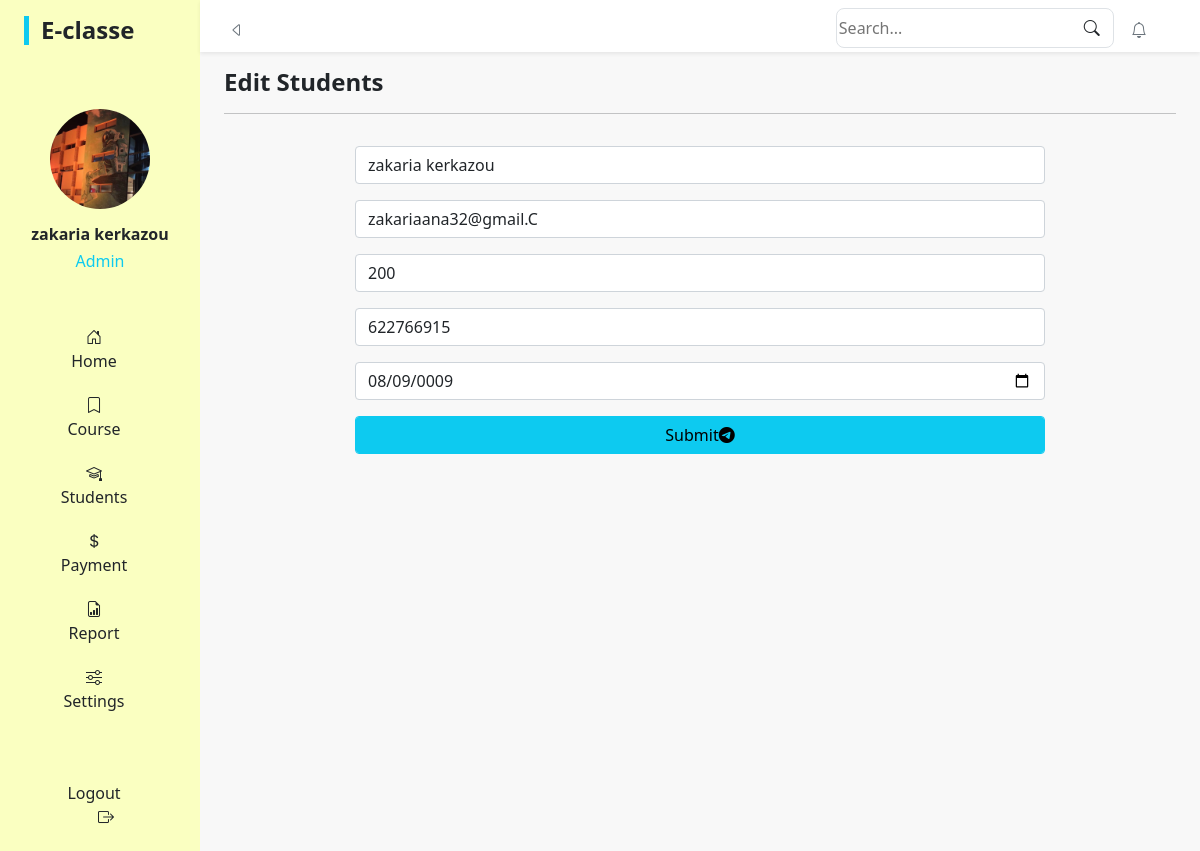
/edit-student.php?id=28 (signed in), run on the app's committed database.
### tables this page shows
CREATE TABLE `students` (
  `id` int(11) NOT NULL,
  `name` varchar(20) NOT NULL,
  `email` varchar(20) NOT NULL,
  `phone` int(10) NOT NULL,
  `enroll` int(15) NOT NULL,
  `date` date NOT NULL
);

### edit-student.php (the view, shortened to what this page needs)
<!DOCTYPE html>
<html lang="en">
<head>
    <link rel="stylesheet" href="bootstrap.min.css">
    <link rel="stylesheet" href="https://cdn.jsdelivr.net/npm/bootstrap-icons@1.7.2/font/bootstrap-icons.css">
</head>
<body>
    <section class="d-sm-flex overflow-hidden" style="background-color: #F8F8F8;">
        <div class="col-sm-2 pt-3" style="background-color: #FAFFC1;">
            <?php
                include 'sidebar.php'
            ?>
        </div>
        <div class="col-md-10 mb-5">
            <div class="pt-2 px-3 d-flex justify-content-between align-items-center shadow-sm" style="background-color: #FFFFFF;">
                <?php
                    include 'navb.php'
                ?>
            </div>
            <div class="mt-3 mx-4">
                <h4 class="fw-bold">Edit Students</h4>
                <hr>
                <?php
                    include 'connect.php';
                    $id = $_GET['id'];
                    $query = "SELECT * FROM students WHERE id = $id";
                    $result = mysqli_query($connect , $query);
                    $edit_student = mysqli_fetch_assoc($result);
                ?>
                <div class="overflow-auto" style="width: 100%;">
                    <form method="POST" class="w-75 container" action="">
                        <input class="form-control my-3" name="name" value="<?php echo $edit_student['name'];?>" placeholder="Name" type="text" required>
                        <input class="form-control my-3" name="email" value="<?php echo $edit_student['email'];?>" placeholder="Email" type="text" required>
                        <input class="form-control my-3" name="phone" value="<?php echo $edit_student['phone'];?>" placeholder="Phone" type="text" required>
                        <input class="form-control my-3" name="enroll" value="<?php echo $edit_student['enroll'];?>" placeholder="Enroll" type="text" required>
                        <input class="form-control my-3" name="date" value="<?php echo $edit_student['date'];?>" placeholder="Date" type="date" required>
                        <button class="form-control btn-info my-3" name="save" type="submit">Submit<i class="bi bi-telegram"></i></button>
                    </form>
                </div>
            </div>
        </div>
    </section>
</body>
</html>

### data on the page
students: name "zakaria kerkazou", email "zakariaana32@gmail.C", phone "200", enroll "622766915", date "08/09/0009"

### other printed values
$_SESSION['username'] "zakaria kerkazou"
